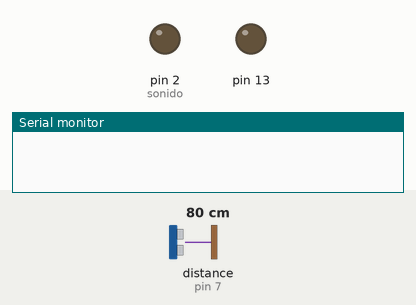
Bench run of a sketch on a simulated Arduino Uno, built with avr-gcc and run on an emulated ATmega328P. Parts: output pins drawn as LEDs (lit = HIGH), the last lines printed to the serial monitor. The test bench sets the inputs (shaded band); at power-on: distance to the obstacle (sensor on pin 7) 80 cm. The echo pulse lasts 58.3 µs per cm.

Above: at 1.8 s.
1.9 s: distance to the obstacle (sensor on pin 7) set to 55 cm
3.4 s: distance to the obstacle (sensor on pin 7) set to 45 cm
At 10.47 s:
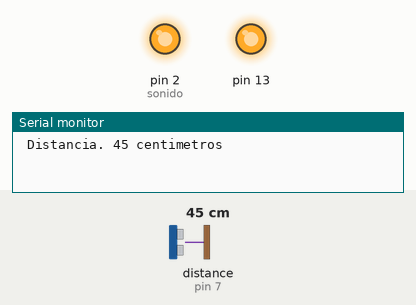
Timing chart, 0 to 11.8 s (numbered marks = the images above; inputs shaded):
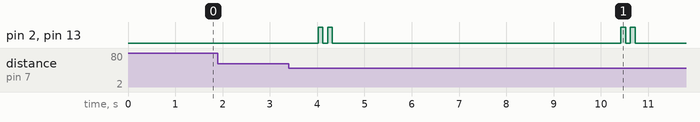

Measured:
- the behaviour switches between 50 and 49 cm on distance to the obstacle (sensor on pin 7) (found by bisection; images 0 and 1)
- after the input at 1.9 s, every drawn part: stays the same
- after the input at 3.4 s, pin 2 (sonido), pin 13: LOW → HIGH after 0.62 s, → LOW 0.10 s later, → HIGH 0.10 s later, → LOW 0.10 s later, … (8 changes in this stretch)

The sketch:

pulsera_ultrasonido_android.ino
```cpp
#include <Ultrasonic.h>
int sonido=2;

int distancia=0;

Ultrasonic ultrasonic(6,7,23200); // (Trig PIN,Echo PIN, TIMEOUT)
//TIMEOUT = (CENTIMETROS)*(58)

void setup()
{
  Serial.begin(9600);
  pinMode(sonido, OUTPUT);
  pinMode(13, OUTPUT);
}

void loop()
{
  distancia = ultrasonic.Ranging(CM);
  if(distancia<50)
  {
    digitalWrite(sonido, HIGH);
    digitalWrite(13, HIGH);
    delay(100);
    digitalWrite(sonido, LOW);
    digitalWrite(13, LOW);
    delay(100);
    digitalWrite(sonido, HIGH);
    digitalWrite(13, HIGH);
    delay(100);
    digitalWrite(sonido, LOW);
    digitalWrite(13, LOW);
    delay(100);
    Serial.print(" Distancia. " );
    Serial.print(distancia); // CM or INC
    Serial.println(" centimetros" );
    delay(5000);
  }
  delay(1000);
}
```
